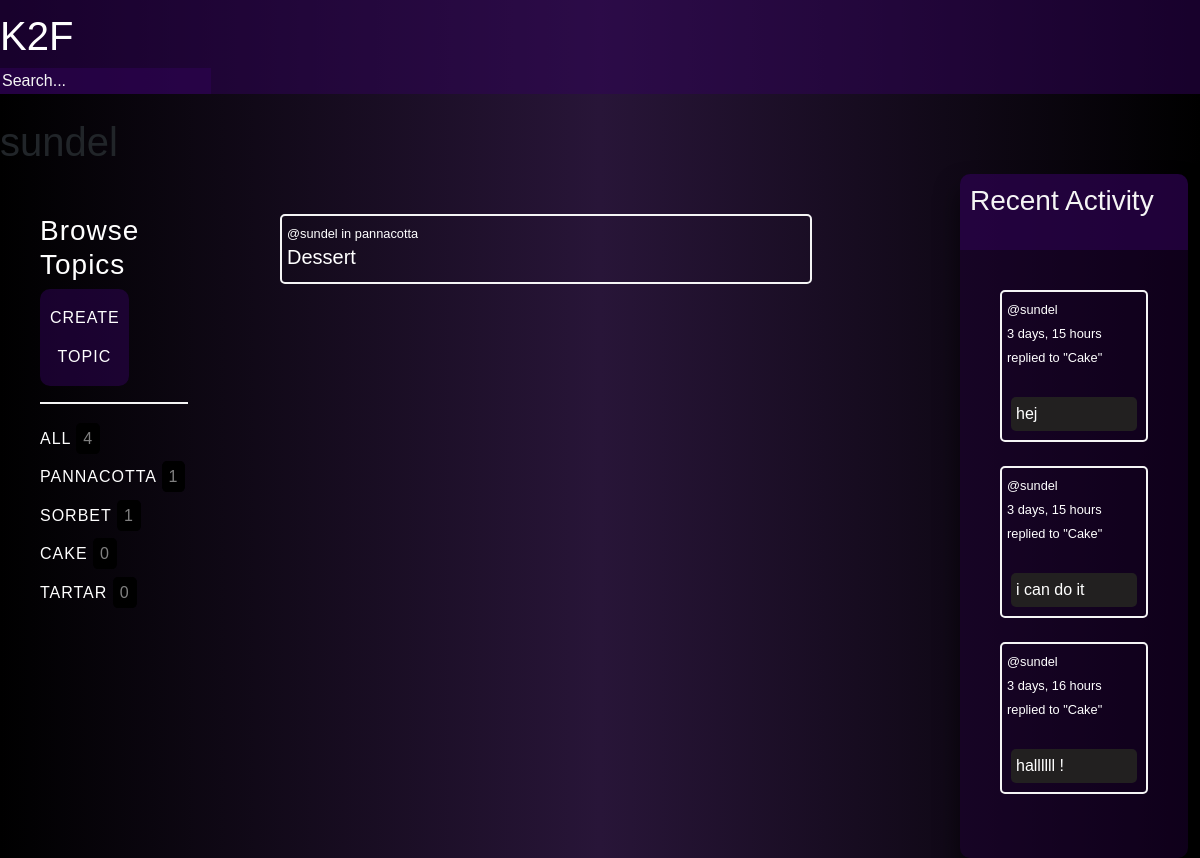
The app's page /profile/1/, older data.
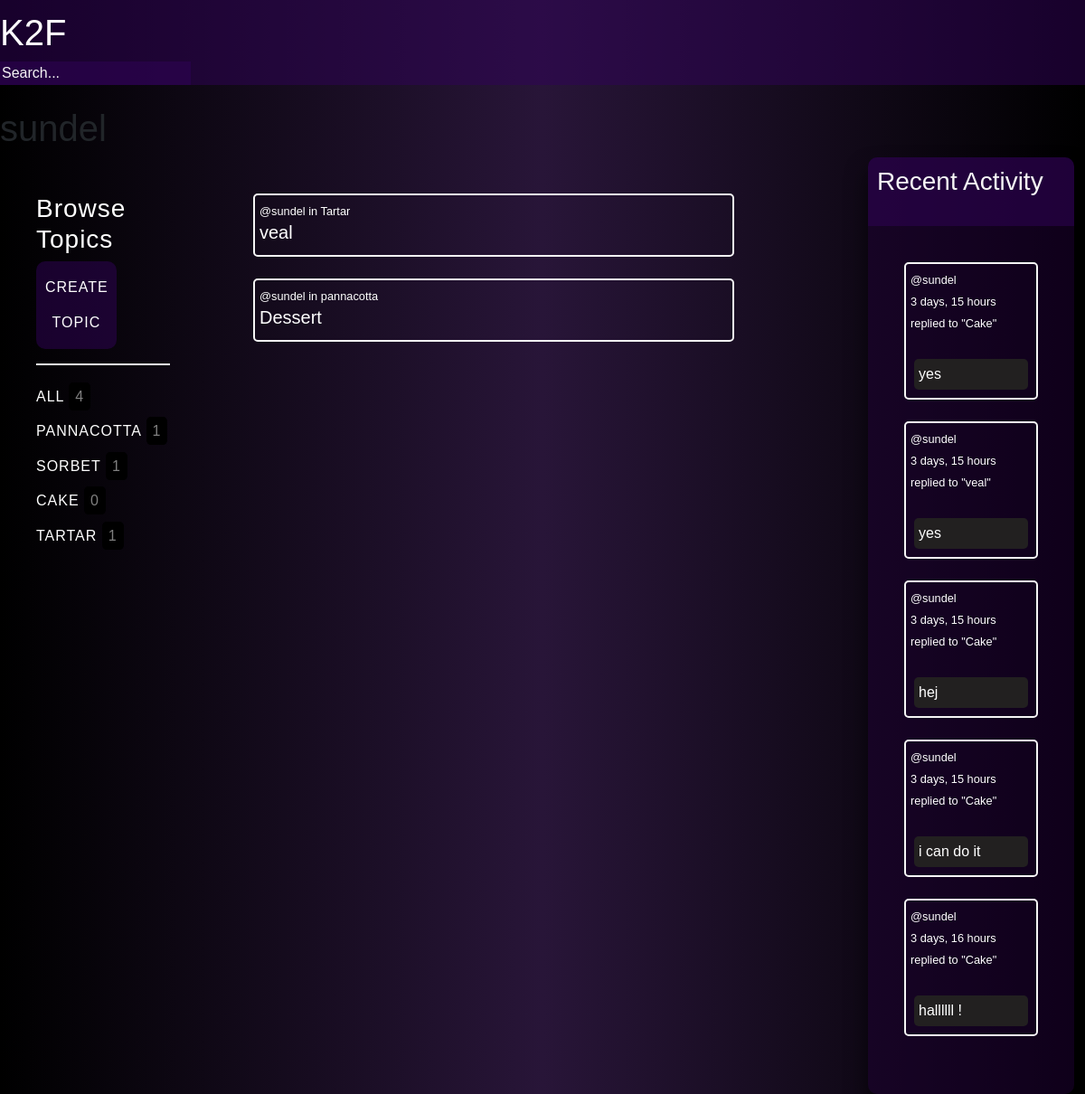
The same page, newer data.
### base/models.py (models this page shows, shortened)
class Topic(models.Model):
    name = models.CharField(max_length=200)

class Room(models.Model):
    host = models.ForeignKey(User, on_delete=models.SET_NULL, null=True)
    topic = models.ForeignKey(Topic, on_delete=models.SET_NULL, null=True)
    name = models.CharField(max_length=200)
    description = models.TextField(null=True, blank=True)
    participants = models.ManyToManyField(User, related_name='participants', blank=True)
    updated = models.DateTimeField(auto_now=True)
    created = models.DateTimeField(auto_now_add=True)
    class Meta:
        ordering = ['-updated', '-created']
    def __str__(self):
        return self.name

class Message(models.Model):
    user = models.ForeignKey(User, on_delete=models.CASCADE)
    room = models.ForeignKey(Room, on_delete=models.CASCADE)
    body = models.TextField()
    updated = models.DateTimeField(auto_now=True)
    created = models.DateTimeField(auto_now_add=True)
    class Meta:
        ordering = ['-updated', '-created']
    def __str__(self):
        return self.body[0:50]

### base/views.py (the view)
# urls.py: path('profile/<str:pk>/', views.userProfile, name='user-profile'),
def userProfile(request, pk):
    user = User.objects.get(id=pk)
    rooms = user.room_set.all()
    room_messages = user.message_set.all()
    topics = Topic.objects.all()
    context = {'user': user, 'rooms': rooms,
               'room_messages': room_messages,
               'topics': topics}
    return render(request, 'base/profile.html', context)

### base/templates/base/profile.html (shortened to what this page needs)
{% extends "base.html" %}
{% load static %}
{% block content %}
<h1>{{user.username}}</h1>
<div class="profile-container">
    <div>
        {% include 'base/topics_component.html' %}
    </div>
    <div>
        {% include 'base/feed_component.html' %}
    </div>
    <div>
        {% include 'base/activity_component.html' %}
    </div>
</div>
{% endblock %}

### base/templates/base/topics_component.html
<div class="topic-feed">
    <h3>Browse Topics</h3>
    <div class="create-btn">
        <a href="{% url 'create-topic' %}">Create topic</a>
    </div>
    <hr>
    <div>
        <a href="{% url 'home' %}">All <span>{{topics.count}}</span></a>
    </div>
    {% for topic in topics %}
    <div>
        <a href="{% url 'home' %}?q={{topic.name}}">{{topic.name}} <span>{{topic.room_set.all.count}}</span></a>
    </div>
    {% endfor %}
</div>

### base/templates/base/feed_component.html (shortened to what this page needs)
<div class="feed-feed">
    {% for room in rooms %}
    <div class="feed-wrapper">
        <small><a href="{% url 'user-profile' room.host.id %}">@{{room.host.username}}</a></small><small> in {{ room.topic.name }}</small>
        <h5><a href="{% url 'room' room.id %}">{{room.name}}</a></h5>
    </div>
    <br>
    {% endfor %}
</div>

### base/templates/base/activity_component.html (shortened to what this page needs)
<div class="activity-feed">
    <div class="activity-feed-header">
        <h3 >Recent Activity</h3>
        <br>
    </div>
    <div class="comment-fieald-wrapper">
        {% for message in room_messages %}
        <div class="comment-wrapper">
            <small><a href="{% url 'user-profile' message.user.id %}">@{{message.user}}</a>
            </small>
            <br>
            <small>{{message.created|timesince}}</small>
            <br>
            <small>replied to "{{message.room}}"</small>
            <br>
            <br>
            <p class="comment-field">{{message}}</p>
        </div>
        <br>
        {% endfor %}
    </div>
</div>

Row changes from the older to the newer data that the page shows:
computed for Topic "TARTAR": room_set.all.count "0" → "1"
added Room: host.username "sundel", topic.name "Tartar", name "veal"
added Message: user "sundel", created "3 days, 15 hours", room "Cake", body "yes"
added Message: user "sundel", created "3 days, 15 hours", room "veal", body "yes"
